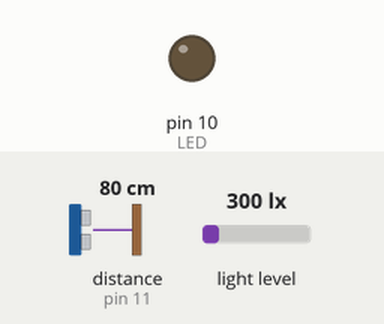
Recording of a sketch running on a simulated Arduino Uno, built with avr-gcc and run on an emulated ATmega328P. Shown: output pins drawn as LEDs (lit = HIGH). The test bench sets the inputs (shaded band); at power-on: light level 300 lx, distance to the obstacle (sensor on pin 11) 80 cm. The echo pulse lasts 58.3 µs per cm; what the sketch prints to the serial monitor is not drawn.

Above: at 1.2 s.
1.3 s: light level set to 209 lx
2.8 s: light level set to 191 lx
At 4.2 s:
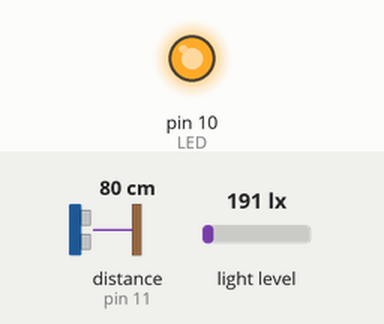
Timing chart, 0 to 5.8 s (numbered marks = the images above; inputs shaded):
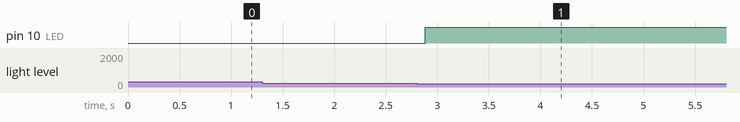

Measured:
- the behaviour switches between 201 and 200 lx on light level (found by bisection; images 0 and 1)
- after the input at 1.3 s, every drawn part: stays the same
- after the input at 2.8 s, pin 10 (LED): LOW → HIGH after 0.08 s

The sketch:

SchemeDatchikDvijenia.ino
```cpp
    #include <NewPing.h>
    #include <Wire.h>
    #include <BH1750.h>
    BH1750 lightMeter;
    #define PIN_TRIG 12
    #define PIN_ECHO 11
    #define LED 10
    #define MAX_DISTANCE 400 // Константа для определения максимального расстояния, которое мы будем считать корректным.
    // Создаем объект, методами которого будем затем пользоваться для получения расстояния.
    // В качестве параметров передаем номера пинов, к которым подключены выходы ECHO и TRIG датчика
    NewPing sonar(PIN_TRIG, PIN_ECHO, MAX_DISTANCE);
    void setup() {
      // Инициализируем взаимодействие по последовательному порту на скорости 9600
      Serial.begin(9600);
      lightMeter.begin();
      pinMode(LED , OUTPUT);
    }
    int minMax( int temp1,int temp2,int* n1,int* n2){
      int temp3=0;
      if (temp1>=temp2){
        temp3=temp1;
        temp1=temp2;
        temp2=temp3;
      }
      *n1=temp1;
      *n2=temp2;
      return 0;
    }
    void loop() {
      delay(50);
      unsigned int distance = sonar.ping_cm();
      if (distance!=0){
        if (distance<=240){
        uint16_t lux = lightMeter.readLightLevel();
          if (lux<200){
            int x1=distance;
            delay(70);
            int x2=sonar.ping_cm();
            int n1, n2, n3;
            n1=0;
            n2=0;
            minMax(x1,x2, &n1, &n2);
            n3=n2-n1;
            if(n3<15){
                  digitalWrite(LED,1);
                  delay(15000);
                  digitalWrite(LED,0);
                }
            }
        }
      }
      Serial.print(distance);
      Serial.println("см");
    }
```
